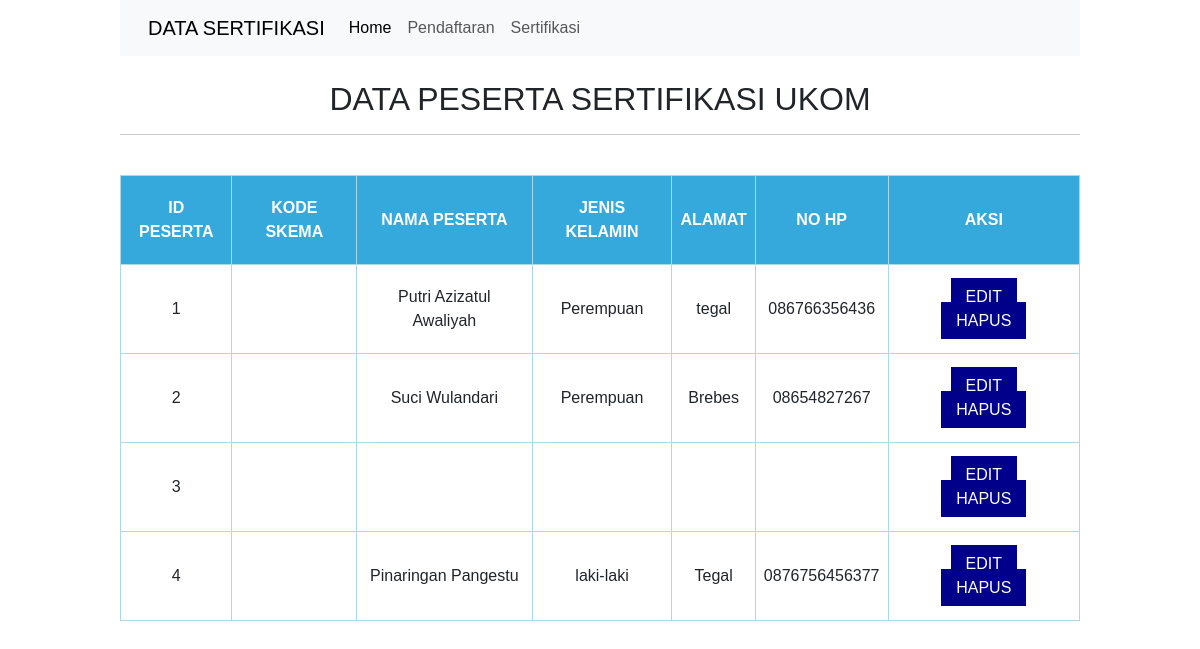
The page / on the database its author committed.
### tables this page shows
CREATE TABLE `tb_peserta` (
  `Id_peserta` int(11) NOT NULL,
  `Kd_skema` varchar(255) NOT NULL,
  `Nm_peserta` varchar(100) NOT NULL,
  `Jekel` varchar(100) NOT NULL,
  `Alamat` varchar(200) NOT NULL,
  `No_hp` varchar(15) NOT NULL
);

### index.php (the view, shortened to what this page needs)
<!DOCTYPE html>
<html lang="en">
<head>
	<link rel="stylesheet" href="https://cdn.jsdelivr.net/npm/bootstrap@5.3.3/dist/css/bootstrap.min.css">
</head>
<body>
	<nav class="navbar navbar-expand-lg bg-body-tertiary">
  <div class="container">
    <a class="navbar-brand" href="#">DATA SERTIFIKASI</a>
    <div class="collapse navbar-collapse" id="navbarNav">
      <ul class="navbar-nav">
        <li class="nav-item">
          <a class="nav-link active" aria-current="page" href="index.php">Home</a>
        </li>
        <li class="nav-item">
          <a class="nav-link" href="form_reg.php">Pendaftaran</a>
        <li class="nav-item">
          <a class="nav-link" href="sertifikasi.php">Sertifikasi</a>
      </ul>
    </div>
  </div>
</nav><?php
	include 'koneksi.php';
?>
<!DOCTYPE html>
<html lang="en">
<head>
</head>
<body>
	<br>
	<h2>DATA PESERTA SERTIFIKASI UKOM</h2>
	<hr>
	<table class="table1">
		<thead>
		<tr>
			<th>ID PESERTA</th>
			<th>KODE SKEMA</th>
			<th>NAMA PESERTA</th>
			<th>JENIS KELAMIN</th>
			<th>ALAMAT</th><br>
			<th >NO HP</th>
			<th >AKSI</th>
		</tr>
		</thead>
		<tbody>
			<?php
			 $no = 1;
			 $data = mysqli_query($koneksi, "select * from tb_peserta");
			 while ($d=mysqli_fetch_array($data)) {
			 ?>
		<tr>
			<td><?php echo $no++; ?></td>
			<td><?php echo $d['Kd_skema'];?></td>
			<td><?php echo $d['Nm_peserta'];?></td>
			<td><?php echo $d['Jekel'];?></td>
			<td><?php echo $d['Alamat'];?></td>
			<td><?php echo $d['No_hp'];?></td>
			<td><a href="edit_mhs.php?id_mhs=<?php echo $d['Kd_Skema'];?>" class="btn-edit">EDIT </a> <a href="hapus.php?Kd_Skema=<?php echo $d['Kd_Skema'];?>" onclick="return confirm('Apakah mau dihapus?')" class="btn-hapus">HAPUS</a></td>
		</tr>
	<?php } ?>
		</tbody>
	</table>
</body>
</html>

### index.php (style rules this page uses)
body { font-family: sans-serif; width: 80%; text-align: center; margin: auto; text-decoration : none; }
ul { list-style-type: none; margin: 0; padding: 0; overflow: hidden; }
ul li { float: left; display: inline; }
ul li a { color: #F49D1A; font-weight: bold; text-align: center; padding: 0px 16px 0px 16px; }
.table1 { font-family: sans-serif; border-collapse: collapse; width: 100%; margin: auto; }
.table1 tr th { background: #35A9DB; color: #fff; text-align: center; padding: 20px 8px; }
.table1, th, td { text-align: center; padding: 20px 8px; border: 1px solid lightblue; }
.btn-edit { background: darkblue; padding: 10px 15px 10px 15px; color: #fff; font-family: sans-serif; margin: 5px 5px; text-decoration: none; }
.btn-hapus { background: darkblue; padding: 10px 15px 10px 15px; color: #fff; font-family: sans-serif; margin: 5px 5px; text-decoration: none; }

### rows shown on the page
tb_peserta: Nm_peserta "Putri Azizatul Awaliyah", Jekel "Perempuan", Alamat "tegal", No_hp "086766356436"
tb_peserta: Nm_peserta "Suci Wulandari", Jekel "Perempuan", Alamat "Brebes", No_hp "08654827267"
tb_peserta: Nm_peserta "Pinaringan Pangestu", Jekel "laki-laki", Alamat "Tegal", No_hp "0876756456377"
